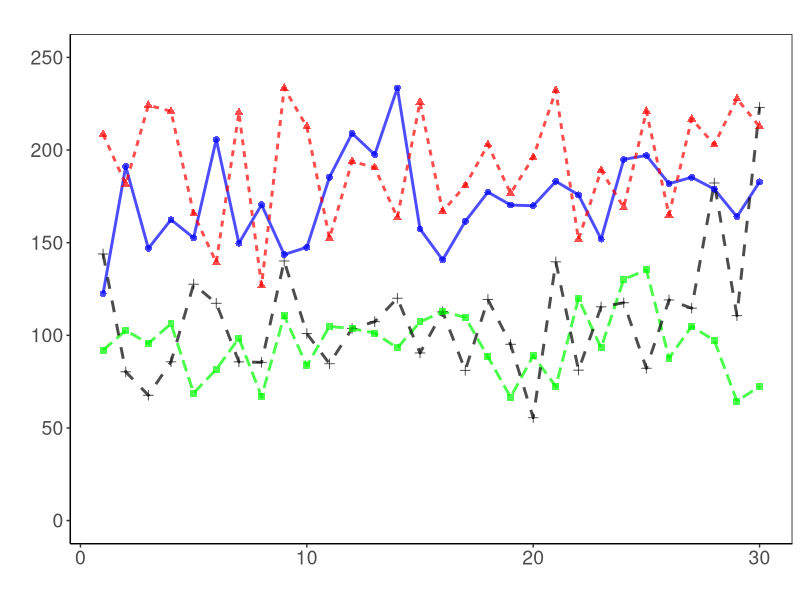
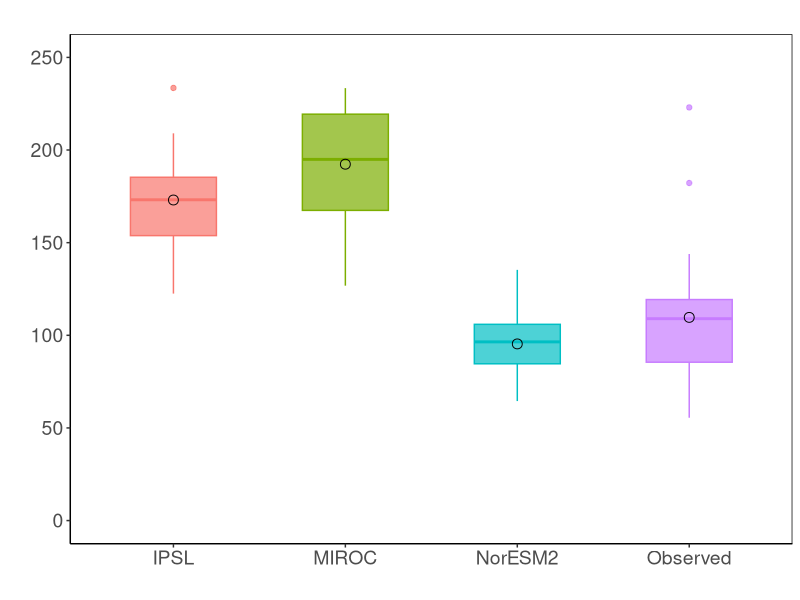
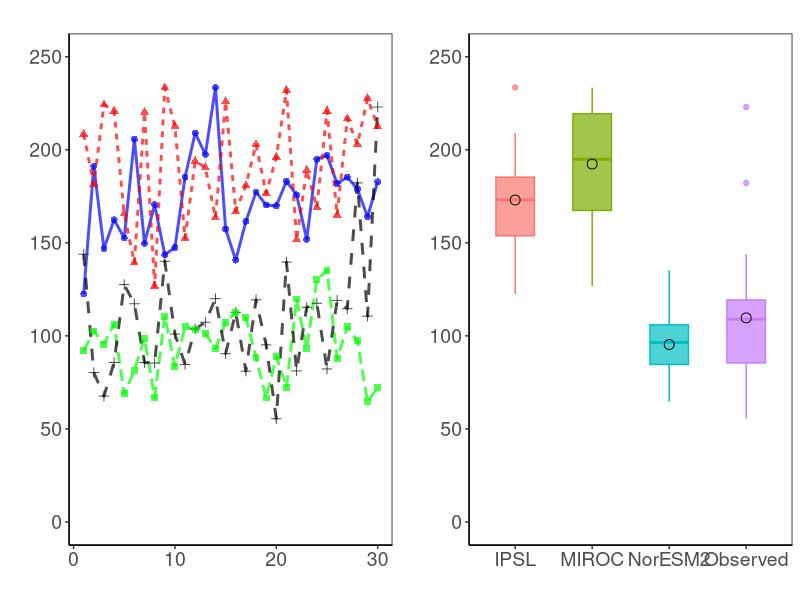

Write the R code that produced these figures, in order.
# El objetivo de este script es hacer un ajuste de distribucion de frecuencias 
# usando la serie de precipitaci?n maxima en 24h del modelo IPLS SSP585, per?odo 2041-2070.
# A esta serie se le corrigi? el bias usando la estacion M1219 rellena con missForest 

# Editado por: Jorge Hurtado
# Fecha: 9 de septiembre de 2022

# Pasos a seguir:
# a. Preparar las series
# b. Hacer al ajuste a varias distribuciones teoricas (weibull, gamma, lognormal, normal)  
# c. Evaluar el ajuste para seleccionar el mejor modelo

#..................................................................................................

# Preparing the environment

rm(list = ls())
graphics.off()

# libraries

{
#library(fitdistrplus)
#library(MASS)
#library(survival)
#library(actuar)
#library(distrMod)
#library(dplyr)
library(readxl)
library(tidyverse)
library(ggpubr)
}

# load data

data <- read_excel("./Methods/ClimateScenarioData.xlsx",sheet=1); head(data)

# preparacion de la tabla

data1 <- data.frame(data) 
data1$nyear <- seq(1,30,1)
names(data1) <- c("obs","IPSL","MIROC","NorESM2","year")


{

obs <- data1 %>% dplyr::select(year,obs) %>% mutate (group = "Observed")
    names(obs) <- c("year","PP","Group")
    
ipsl <- data1 %>% dplyr::select(year,IPSL) %>% mutate (group = "IPSL")
    names(ipsl) <- c("year","PP","Group")

miroc <- data1 %>% dplyr::select(year,MIROC) %>% mutate (group = "MIROC")
    names(miroc) <- c("year","PP","Group")

noresm <- data1 %>% dplyr::select(year,NorESM2) %>% mutate (group = "NorESM2")
    names(noresm) <- c("year","PP","Group")

data2 <- rbind(obs,ipsl,miroc,noresm)

}

    
# plot maximos anuales todas las series

(f1 <-  ggplot(data=data2, mapping=aes(x=year, y=PP, color=Group,linetype=Group)) + 

        geom_line (show.legend=F,size = 1, alpha = 0.7) +
        
        scale_y_continuous(limits = c(0, 250), breaks = seq(0, 250, by = 50))+
        
        geom_point(aes(shape=Group),
                       show.legend=F,size = 2, alpha = 0.7) +
        
        scale_colour_manual(#name = "Simbology",
                            breaks = c("Observed","IPSL","MIROC", "NorESM2"),
                            #labels = c("Observed","GCM-BC:IPSL","GCM-BC:MIROC", "GCM-BC:NorESM2"),
                            values = c("black","blue","red", "green"))+
        
        labs(x = "", y = "", 
             title = "", size=5) +
        
        theme(plot.title=element_text(hjust=0.5, size=14),
              axis.title.x = element_text(size = 14),
              axis.text.x = element_text(size = 14),
              axis.text.y = element_text(size = 14),
              axis.title.y = element_text(size = 14),
              panel.background = element_rect(fill = 'white'),
              panel.border = element_rect(colour = "black", fill = NA, size = 0.5),
              axis.line.x = element_line(size = 0.5, color = "black"),
              axis.line.y = element_line(size = 0.5, color = "black"),
              legend.key.size = unit(0.9, 'cm'),
              legend.text = element_text(size=16),
              legend.title = element_text(size=17),
              legend.key = element_rect(fill = "transparent")))



# plot de box plots

(f2 <- ggplot(data=data2, aes(Group, PP,fill=Group, color=Group))+
        geom_boxplot(width=0.5,alpha=0.7,show.legend = F)+
        coord_cartesian(ylim = c(0, 250))+
        stat_summary(fun.data = mean_sdl, fun.args = list(mult = 1), geom = "errorbar", width = 0.2,show.legend = F) +     # mean_sld grafica las barras de las desviaciones estandar, mult 1 indican 1 desviacion estandar
        stat_summary(fun = mean, geom = "point", shape = 1,size = 3, color = "black",show.legend = F) +
        labs(title = "", x = "", y = "", show.legend = F)+
        
        theme(plot.title=element_text(hjust=0.5, size=14),
              axis.title.x = element_text(size = 14),
              axis.text.x = element_text(size = 14),
              axis.text.y = element_text(size = 14),
              axis.title.y = element_text(size = 14),
              panel.background = element_rect(fill = 'white'),
              panel.border = element_rect(colour = "black", fill = NA, size = 0.5),
              axis.line.x = element_line(size = 0.5, color = "black"),
              axis.line.y = element_line(size = 0.5, color = "black"),
              legend.key.size = unit(0.9, 'cm'),
              legend.text = element_text(size=16),
              legend.title = element_text(size=14),
              legend.key = element_rect(fill = "transparent")))

ggarrange(f1,f2, 
          labels = c("", ""),
          ncol = 2, nrow = 1)

# histogram of frequencies and empirical cumulative distribution


# End of script....................................................................................
